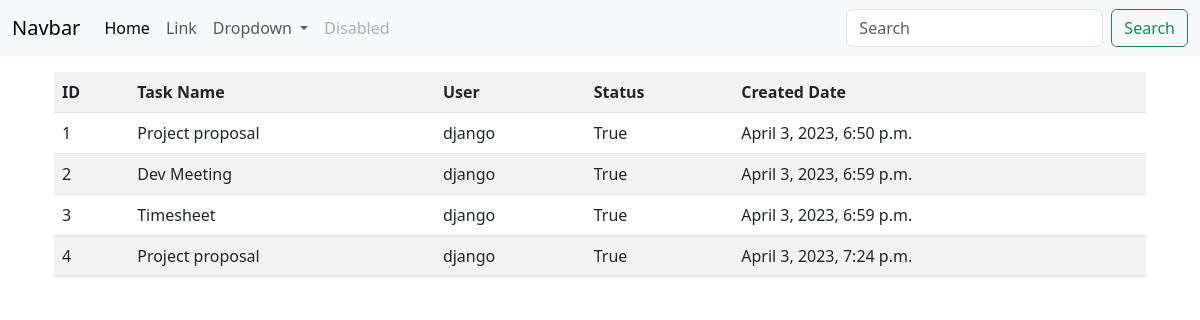
Page /task/all/ (signed in) on the committed database.
### todo/models.py (models this page shows, shortened)
class Task(models.Model):
    task_name=models.CharField(max_length=200)
    user=models.ForeignKey(User,on_delete=models.CASCADE)
    status=models.BooleanField(default=True)
    created_date=models.DateTimeField(auto_now_add=True)

### todo/views.py (the view)
# urls.py: path('task/all/',views.TaskListView.as_view(),name="task-all")
class TaskListView(View):
    model=Task
    template_name="task-list.html"
    def get(self,request,*args,**kwargs):
        qs=Task.objects.filter(user=request.user)
        return render(request,self.template_name,{"tasks":qs})

### todo/templates/task-list.html (shortened to what this page needs)
{%extends 'base.html'%}
{%block body_block%}
<div class="container">
    <table class="table table-striped mt-3">
        <tr>
            <th>ID</th>
            <th>Task Name</th>
            <th>User</th>
            <th>Status</th>
            <th>Created Date</th>
        </tr>
        {%for t in tasks%}
        <tr>
            <td>{{forloop.counter}}</td>
            <td>{{t.task_name}}</td>
            <td>{{t.user}}</td>
            <td>{{t.status}}</td>
            <td>{{t.created_date}}</td>
        </tr>
        {%endfor%}
    </table>
</div>
{%endblock%}

### todo/templates/base.html (shortened to what this page needs)
<!DOCTYPE html>
<html lang="en">
<head>
    <link href="https://cdn.jsdelivr.net/npm/bootstrap@5.3.0-alpha3/dist/css/bootstrap.min.css" rel="stylesheet">
</head>
<body>
    <nav class="navbar navbar-expand-lg bg-body-tertiary">
        <div class="container-fluid">
          <a class="navbar-brand" href="#">Navbar</a>
          <div class="collapse navbar-collapse" id="navbarSupportedContent">
            <ul class="navbar-nav me-auto mb-2 mb-lg-0">
              <li class="nav-item">
                <a class="nav-link active" aria-current="page" href="#">Home</a>
              </li>
              <li class="nav-item">
                <a class="nav-link" href="#">Link</a>
              </li>
              <li class="nav-item dropdown">
                <a class="nav-link dropdown-toggle" href="#" role="button" data-bs-toggle="dropdown" aria-expanded="false">
                  Dropdown
                </a>
              </li>
              <li class="nav-item">
                <a class="nav-link disabled">Disabled</a>
              </li>
            </ul>
            <form class="d-flex" role="search">
              <input class="form-control me-2" type="search" placeholder="Search" aria-label="Search">
              <button class="btn btn-outline-success" type="submit">Search</button>
            </form>
          </div>
        </div>
      </nav>
      <div class="container">
      {%block body_block%}
      {%endblock%}
    </div>
</body>
</html>

### rows in the picture
Task: task_name "Project proposal", user "django", status "True", created_date "April 3, 2023, 6:50 p.m."
Task: task_name "Dev Meeting", user "django", status "True", created_date "April 3, 2023, 6:59 p.m."
Task: task_name "Timesheet", user "django", status "True", created_date "April 3, 2023, 6:59 p.m."
Task: task_name "Project proposal", user "django", status "True", created_date "April 3, 2023, 7:24 p.m."
